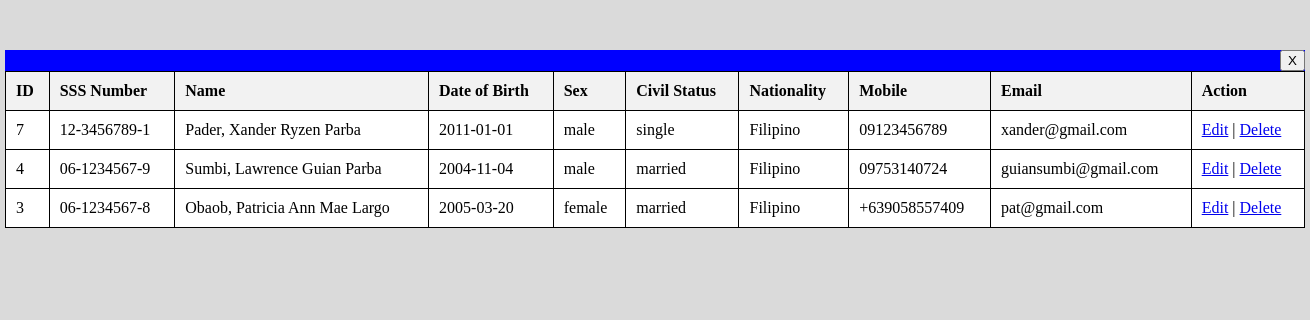
Page /admin.php on the earlier database version.
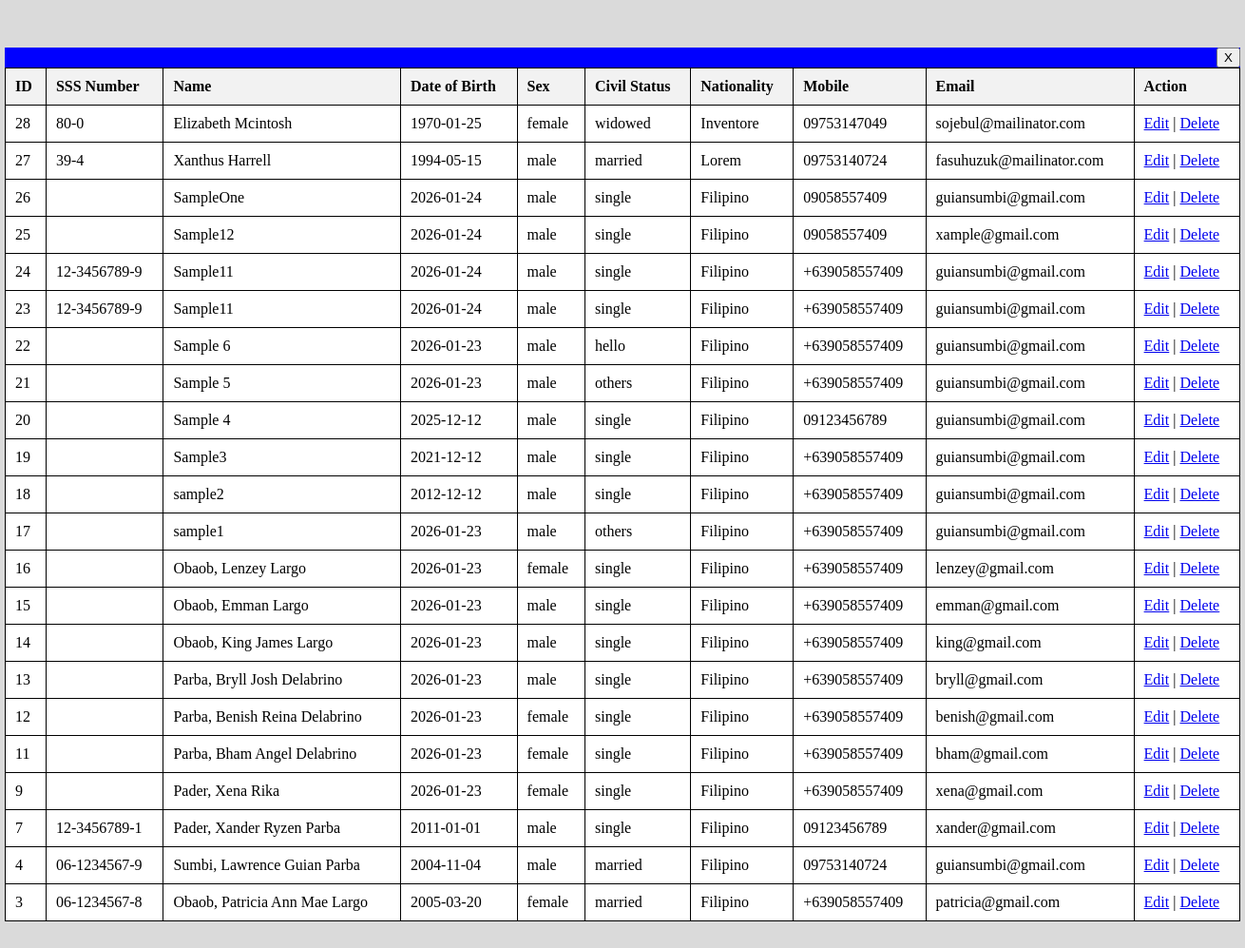
Same page on the later database version.
### tables this page shows
CREATE TABLE `personal_data` (
  `id` int(11) NOT NULL,
  `sss_number` varchar(20) NOT NULL,
  `name` varchar(150) NOT NULL,
  `name_dob` date NOT NULL,
  `sex` varchar(10) NOT NULL,
  `civil_status` varchar(20) NOT NULL,
  `tin_number` varchar(20) NOT NULL,
  `nationality` varchar(50) NOT NULL,
  `religion` varchar(50) NOT NULL,
  `place_of_birth` varchar(150) NOT NULL,
  `home_address` varchar(255) NOT NULL,
  `zip_code` varchar(10) NOT NULL,
  `mobile_number` varchar(20) NOT NULL,
  `email_address` varchar(254) NOT NULL,
  `tel_number` varchar(20) NOT NULL,
  `fathers_name` varchar(150) NOT NULL,
  `mothers_name` varchar(150) NOT NULL
);

### admin.php (the view, shortened to what this page needs)
<?php
require 'db.php';
$sql = "SELECT
            id,
            sss_number,
            name,
            name_dob,
            sex,
            civil_status,
            nationality,
            mobile_number,
            email_address
        FROM personal_data
        ORDER BY id DESC";
$stmt = $pdo->prepare($sql);
$stmt->execute();
$rows = $stmt->fetchAll(PDO::FETCH_ASSOC);
?>
<!DOCTYPE html>
<html lang="en">
<head>
</head>
<body>
    <div class="exit-div">
        <a href="landing.php"><button type="button">X</button></a>
    </div>
    <div class="bondpaper">
        <table border="1" cellpadding="10" cellspacing="0">
    <tr>
        <th>ID</th>
        <th>SSS Number</th>
        <th>Name</th>
        <th>Date of Birth</th>
        <th>Sex</th>
        <th>Civil Status</th>
        <th>Nationality</th>
        <th>Mobile</th>
        <th>Email</th>
        <th>Action</th>
    </tr>
    <?php if (count($rows) > 0): ?>
        <?php foreach ($rows as $row): ?>
            <tr>
                <td><?= htmlspecialchars($row['id']) ?></td>
                <td><?= htmlspecialchars($row['sss_number']) ?></td>
                <td><?= htmlspecialchars($row['name']) ?></td>
                <td><?= htmlspecialchars($row['name_dob']) ?></td>
                <td><?= htmlspecialchars($row['sex']) ?></td>
                <td><?= htmlspecialchars($row['civil_status']) ?></td>
                <td><?= htmlspecialchars($row['nationality']) ?></td>
                <td><?= htmlspecialchars($row['mobile_number']) ?></td>
                <td><?= htmlspecialchars($row['email_address']) ?></td>
                <td>
                    <a href="index.php?id=<?= $row['id'] ?>">Edit</a> |
                    <a href="delete.php?id=<?= $row['id'] ?>"
                       onclick="return confirm('Are you sure you want to delete this record?');">
                       Delete
                    </a>
                </td>
            </tr>
        <?php endforeach; ?>
    <?php else: ?>
        <tr>
            <td colspan="9" style="text-align:center;">No records found</td>
        </tr>
    <?php endif; ?>
</table>
    </div>
</body>
</html>

Differences in the rows shown:
added personal_data: id "28", sss_number "80-0", name "Elizabeth Mcintosh", name_dob "1970-01-25", sex "female", civil_status "widowed", nationality "Inventore", mobile_number "09753147049", email_address "sojebul@mailinator.com"
added personal_data: id "27", sss_number "39-4", name "Xanthus Harrell", name_dob "1994-05-15", sex "male", civil_status "married", nationality "Lorem", mobile_number "09753140724", email_address "fasuhuzuk@mailinator.com"
added personal_data: id "26", name "SampleOne", name_dob "2026-01-24", sex "male", civil_status "single", nationality "Filipino", mobile_number "09058557409", email_address "guiansumbi@gmail.com"
added personal_data: id "25", name "Sample12", name_dob "2026-01-24", sex "male", civil_status "single", nationality "Filipino", mobile_number "09058557409", email_address "xample@gmail.com"
added personal_data: id "24", sss_number "12-3456789-9", name "Sample11", name_dob "2026-01-24", sex "male", civil_status "single", nationality "Filipino", mobile_number "+639058557409", email_address "guiansumbi@gmail.com"
added personal_data: id "23", sss_number "12-3456789-9", name "Sample11", name_dob "2026-01-24", sex "male", civil_status "single", nationality "Filipino", mobile_number "+639058557409", email_address "guiansumbi@gmail.com"
added personal_data: id "22", name "Sample 6", name_dob "2026-01-23", sex "male", civil_status "hello", nationality "Filipino", mobile_number "+639058557409", email_address "guiansumbi@gmail.com"
added personal_data: id "21", name "Sample 5", name_dob "2026-01-23", sex "male", civil_status "others", nationality "Filipino", mobile_number "+639058557409", email_address "guiansumbi@gmail.com"
added personal_data: id "20", name "Sample 4", name_dob "2025-12-12", sex "male", civil_status "single", nationality "Filipino", mobile_number "09123456789", email_address "guiansumbi@gmail.com"
added personal_data: id "19", name "Sample3", name_dob "2021-12-12", sex "male", civil_status "single", nationality "Filipino", mobile_number "+639058557409", email_address "guiansumbi@gmail.com"
added personal_data: id "18", name "sample2", name_dob "2012-12-12", sex "male", civil_status "single", nationality "Filipino", mobile_number "+639058557409", email_address "guiansumbi@gmail.com"
added personal_data: id "17", name "sample1", name_dob "2026-01-23", sex "male", civil_status "others", nationality "Filipino", mobile_number "+639058557409", email_address "guiansumbi@gmail.com"
added personal_data: id "16", name "Obaob, Lenzey Largo", name_dob "2026-01-23", sex "female", civil_status "single", nationality "Filipino", mobile_number "+639058557409", email_address "lenzey@gmail.com"
added personal_data: id "15", name "Obaob, Emman Largo", name_dob "2026-01-23", sex "male", civil_status "single", nationality "Filipino", mobile_number "+639058557409", email_address "emman@gmail.com"
added personal_data: id "14", name "Obaob, King James Largo", name_dob "2026-01-23", sex "male", civil_status "single", nationality "Filipino", mobile_number "+639058557409", email_address "king@gmail.com"
added personal_data: id "13", name "Parba, Bryll Josh Delabrino", name_dob "2026-01-23", sex "male", civil_status "single", nationality "Filipino", mobile_number "+639058557409", email_address "bryll@gmail.com"
added personal_data: id "12", name "Parba, Benish Reina Delabrino", name_dob "2026-01-23", sex "female", civil_status "single", nationality "Filipino", mobile_number "+639058557409", email_address "benish@gmail.com"
added personal_data: id "11", name "Parba, Bham Angel Delabrino", name_dob "2026-01-23", sex "female", civil_status "single", nationality "Filipino", mobile_number "+639058557409", email_address "bham@gmail.com"
added personal_data: id "9", name "Pader, Xena Rika", name_dob "2026-01-23", sex "female", civil_status "single", nationality "Filipino", mobile_number "+639058557409", email_address "xena@gmail.com"
changed personal_data "Obaob, Patricia Ann Mae Largo": email_address "pat@gmail.com" → "patricia@gmail.com"
